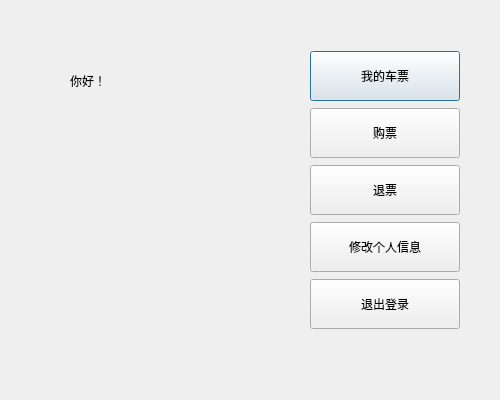
<?xml version="1.0" encoding="UTF-8"?>
<ui version="4.0">
 <class>UserDialog</class>
 <widget class="QDialog" name="UserDialog">
  <property name="geometry">
   <rect>
    <x>0</x>
    <y>0</y>
    <width>500</width>
    <height>400</height>
   </rect>
  </property>
  <property name="sizePolicy">
   <sizepolicy hsizetype="Fixed" vsizetype="Fixed">
    <horstretch>0</horstretch>
    <verstretch>0</verstretch>
   </sizepolicy>
  </property>
  <property name="minimumSize">
   <size>
    <width>500</width>
    <height>400</height>
   </size>
  </property>
  <property name="maximumSize">
   <size>
    <width>500</width>
    <height>400</height>
   </size>
  </property>
  <property name="windowTitle">
   <string>用户操作界面</string>
  </property>
  <widget class="QLabel" name="label">
   <property name="geometry">
    <rect>
     <x>70</x>
     <y>60</y>
     <width>81</width>
     <height>41</height>
    </rect>
   </property>
   <property name="text">
    <string>你好！</string>
   </property>
  </widget>
  <widget class="QWidget" name="">
   <property name="geometry">
    <rect>
     <x>310</x>
     <y>50</y>
     <width>152</width>
     <height>280</height>
    </rect>
   </property>
   <layout class="QVBoxLayout" name="verticalLayout">
    <item>
     <widget class="QPushButton" name="myTiccketButton">
      <property name="sizePolicy">
       <sizepolicy hsizetype="Fixed" vsizetype="Fixed">
        <horstretch>0</horstretch>
        <verstretch>0</verstretch>
       </sizepolicy>
      </property>
      <property name="minimumSize">
       <size>
        <width>150</width>
        <height>50</height>
       </size>
      </property>
      <property name="text">
       <string>我的车票</string>
      </property>
     </widget>
    </item>
    <item>
     <widget class="QPushButton" name="buyTicketButton">
      <property name="sizePolicy">
       <sizepolicy hsizetype="Fixed" vsizetype="Fixed">
        <horstretch>150</horstretch>
        <verstretch>50</verstretch>
       </sizepolicy>
      </property>
      <property name="minimumSize">
       <size>
        <width>150</width>
        <height>50</height>
       </size>
      </property>
      <property name="maximumSize">
       <size>
        <width>150</width>
        <height>50</height>
       </size>
      </property>
      <property name="text">
       <string>购票</string>
      </property>
     </widget>
    </item>
    <item>
     <widget class="QPushButton" name="refundTicketButton">
      <property name="sizePolicy">
       <sizepolicy hsizetype="Fixed" vsizetype="Fixed">
        <horstretch>0</horstretch>
        <verstretch>0</verstretch>
       </sizepolicy>
      </property>
      <property name="minimumSize">
       <size>
        <width>150</width>
        <height>50</height>
       </size>
      </property>
      <property name="maximumSize">
       <size>
        <width>150</width>
        <height>50</height>
       </size>
      </property>
      <property name="text">
       <string>退票</string>
      </property>
     </widget>
    </item>
    <item>
     <widget class="QPushButton" name="modifyInfoButton">
      <property name="sizePolicy">
       <sizepolicy hsizetype="Fixed" vsizetype="Fixed">
        <horstretch>0</horstretch>
        <verstretch>0</verstretch>
       </sizepolicy>
      </property>
      <property name="minimumSize">
       <size>
        <width>150</width>
        <height>50</height>
       </size>
      </property>
      <property name="maximumSize">
       <size>
        <width>150</width>
        <height>50</height>
       </size>
      </property>
      <property name="text">
       <string>修改个人信息</string>
      </property>
     </widget>
    </item>
    <item>
     <widget class="QPushButton" name="pushButton">
      <property name="sizePolicy">
       <sizepolicy hsizetype="Fixed" vsizetype="Fixed">
        <horstretch>0</horstretch>
        <verstretch>0</verstretch>
       </sizepolicy>
      </property>
      <property name="minimumSize">
       <size>
        <width>150</width>
        <height>50</height>
       </size>
      </property>
      <property name="maximumSize">
       <size>
        <width>150</width>
        <height>50</height>
       </size>
      </property>
      <property name="text">
       <string>退出登录</string>
      </property>
     </widget>
    </item>
   </layout>
  </widget>
 </widget>
 <resources/>
 <connections>
  <connection>
   <sender>pushButton</sender>
   <signal>clicked()</signal>
   <receiver>UserDialog</receiver>
   <slot>accept()</slot>
   <hints>
    <hint type="sourcelabel">
     <x>404</x>
     <y>306</y>
    </hint>
    <hint type="destinationlabel">
     <x>200</x>
     <y>314</y>
    </hint>
   </hints>
  </connection>
 </connections>
</ui>
